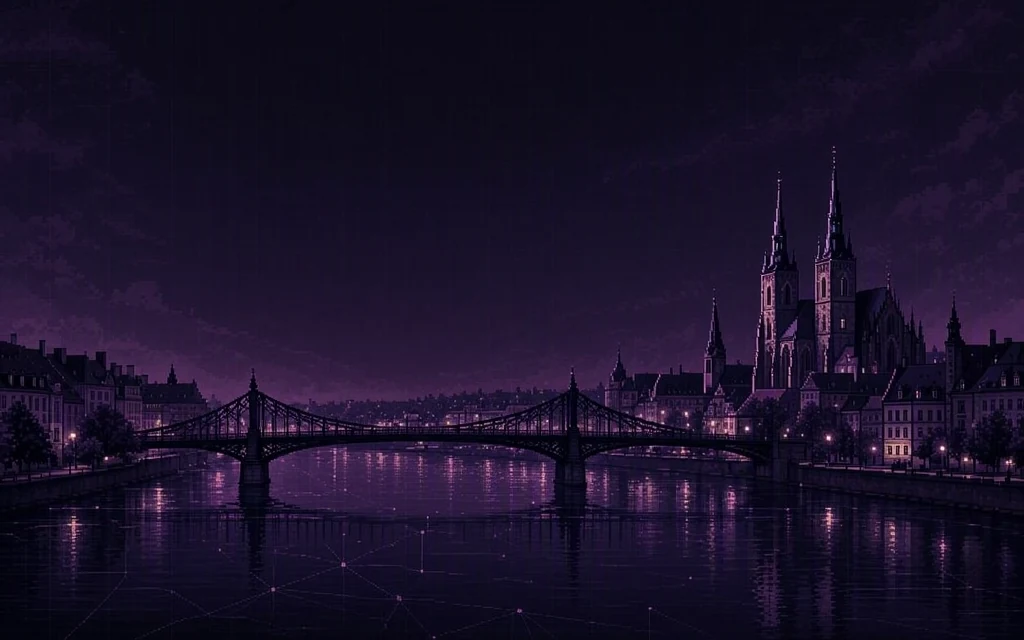
#> input picture assets/images/home-wroclaw.webp, 1024 x 640 px
$ python generate_og_image.py
#> lines starting #> are read from the running program, lines starting #| are printed output that depends on the picture
### office/generate_meetup_banner.py
"""Render a Meetup banner with one speaker and a three-person panel."""

import argparse
import datetime
import re
from pathlib import Path

import yaml
from PIL import Image, ImageChops, ImageDraw, ImageFont, ImageOps


ROOT = Path(__file__).resolve().parent.parent
SCALE = 2
SIZE = (1200, 675)
WHITE = "#FFFFFF"
MUTED = "#E0CBED"
ACCENT = "#B575DD"
FONT_DIR = Path("/System/Library/Fonts/Supplemental")
PORTRAIT_CROPS = {
    "piotr-gankiewicz": (0.10, 0, 0.90, 0.80),
    "lukasz-olbromski": (0.125, 0, 0.825, 0.70),
    "lukasz-pyrzyk": (0.10, 0, 0.80, 0.70),
}


def load_yaml(path):
    return yaml.safe_load(path.read_text(encoding="utf-8"))


def local_image(path):
    source = ROOT / path.lstrip("/")
    with Image.open(source) as image:
        return ImageOps.exif_transpose(image).convert("RGBA")


def banner_logo():
    logo = local_image("/assets/images/logo.png")
    mask_scale = 8
    mask = Image.new("L", (logo.width * mask_scale, logo.height * mask_scale), 0)
    # The source's outermost pixels contain a white matte; trim only that rim.
    bounds = tuple(value * mask_scale for value in (2, 2, logo.width - 3, logo.height - 3))
    ImageDraw.Draw(mask).ellipse(bounds, fill=255)
    mask = mask.resize(logo.size, Image.Resampling.BOX)
    logo.putalpha(ImageChops.multiply(logo.getchannel("A"), mask))
    return logo


# [141 lines left out: function render, not called in this run]


# [7 lines that do not run on import are left out]

### office/generate_og_image.py
"""Render the default share image (og:image) for pages without their own banner."""

import argparse
from pathlib import Path

from PIL import Image, ImageDraw, ImageFilter, ImageFont, ImageOps

from generate_meetup_banner import ROOT, banner_logo


SCALE = 2
SIZE = (1200, 630)
WHITE = "#FFFFFF"
MUTED = "#E0CBED"
ACCENT = "#B575DD"
LINE = "#7542AA"
DARK = (16, 9, 35)
# macOS (as in generate_meetup_banner.py) first, then Windows.
FONTS = (
    (Path("/System/Library/Fonts/Supplemental"), "Arial.ttf", "Arial Bold.ttf"),
    (Path("C:/Windows/Fonts"), "arial.ttf", "arialbd.ttf"),
)
# WhatsApp and some other previews crop the image to a centred square,
# so everything that matters has to fit in the middle 630 px.
SQUARE = SIZE[1]


def font(size, bold=False):
    for directory, regular, heavy in FONTS:
        path = directory / (heavy if bold else regular)
        if path.exists():
            return ImageFont.truetype(str(path), size * SCALE)
    raise FileNotFoundError("Arial / Arial Bold not found")


def render(background_path, output_path):
    with Image.open(background_path) as background:
#> background is the input picture: PIL image 1024x640 RGB; mean R, G, B 25.9, 17.1, 41.4
        canvas = ImageOps.fit(
            ImageOps.exif_transpose(background).convert("RGB"),
            (SIZE[0] * SCALE, SIZE[1] * SCALE),
            Image.Resampling.LANCZOS,
            centering=(0.5, 0.75),
        ).convert("RGBA")
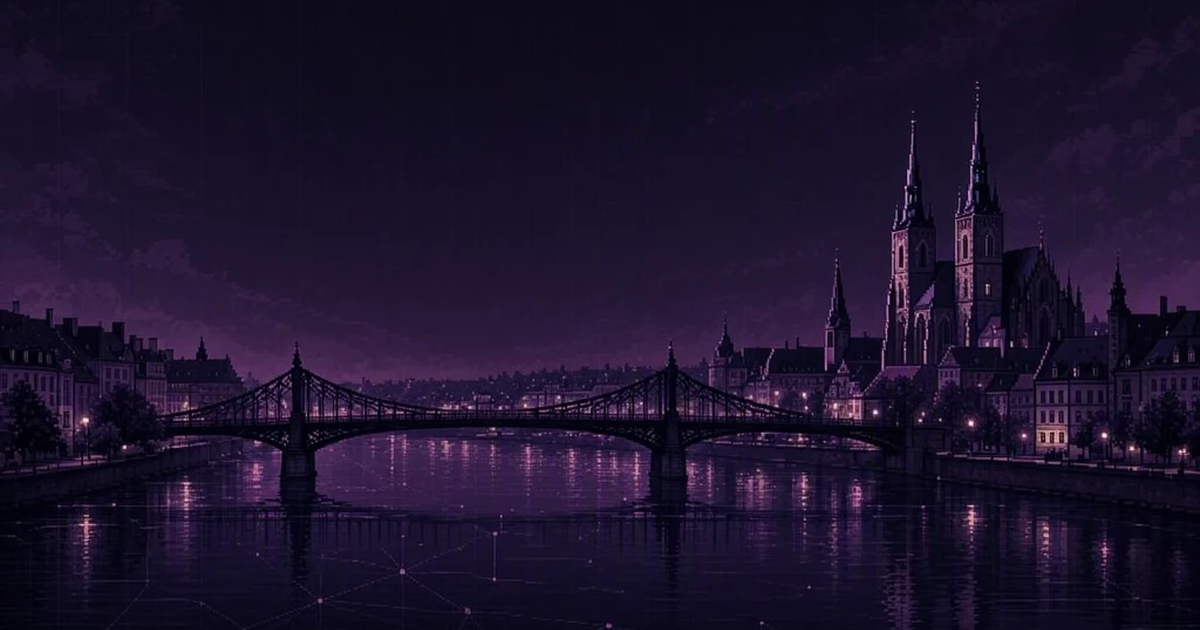
#> canvas: PIL image 2400x1260 RGBA (shown at 1/2 size); mean R, G, B, A 28.3, 18.5, 44.3, 255
    canvas = Image.alpha_composite(canvas, Image.new("RGBA", canvas.size, (*DARK, 110)))
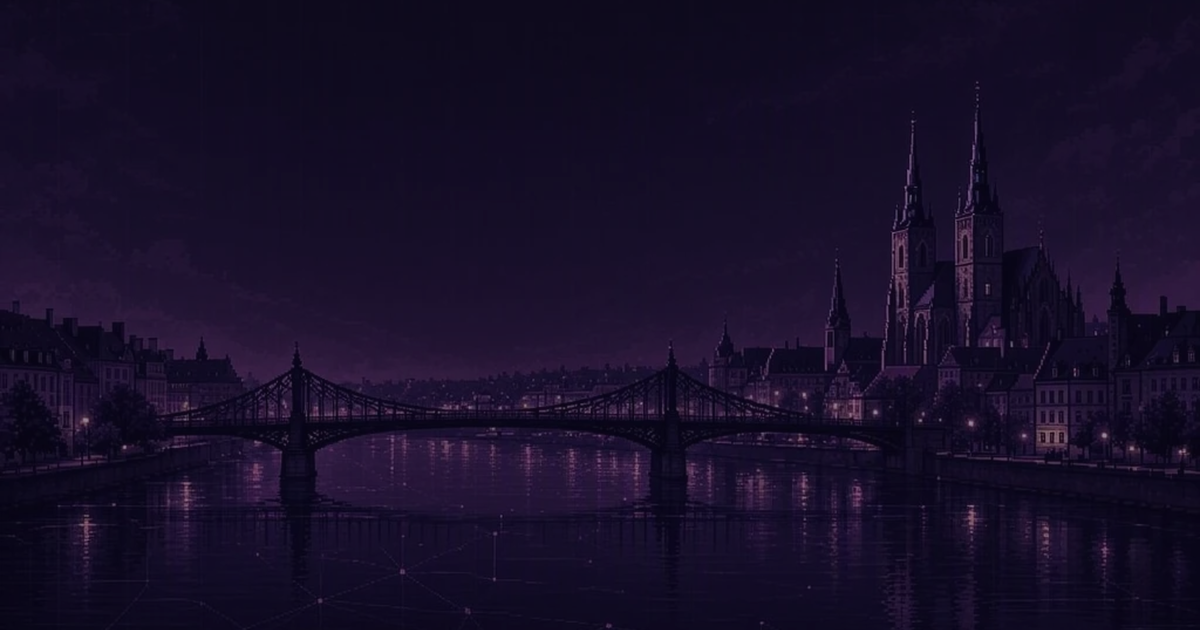
#> canvas: PIL image 2400x1260 RGBA (shown at 1/2 size); mean R, G, B, A 23, 14.4, 40.3, 255

    # Soft dark patch behind the text, so the bridge does not run through it.
    shade = Image.new("RGBA", canvas.size, (0, 0, 0, 0))
#> shade: PIL image 2400x1260 RGBA; every value is 0
    ImageDraw.Draw(shade).ellipse((260 * SCALE, 250 * SCALE, 940 * SCALE, 620 * SCALE), fill=(*DARK, 170))
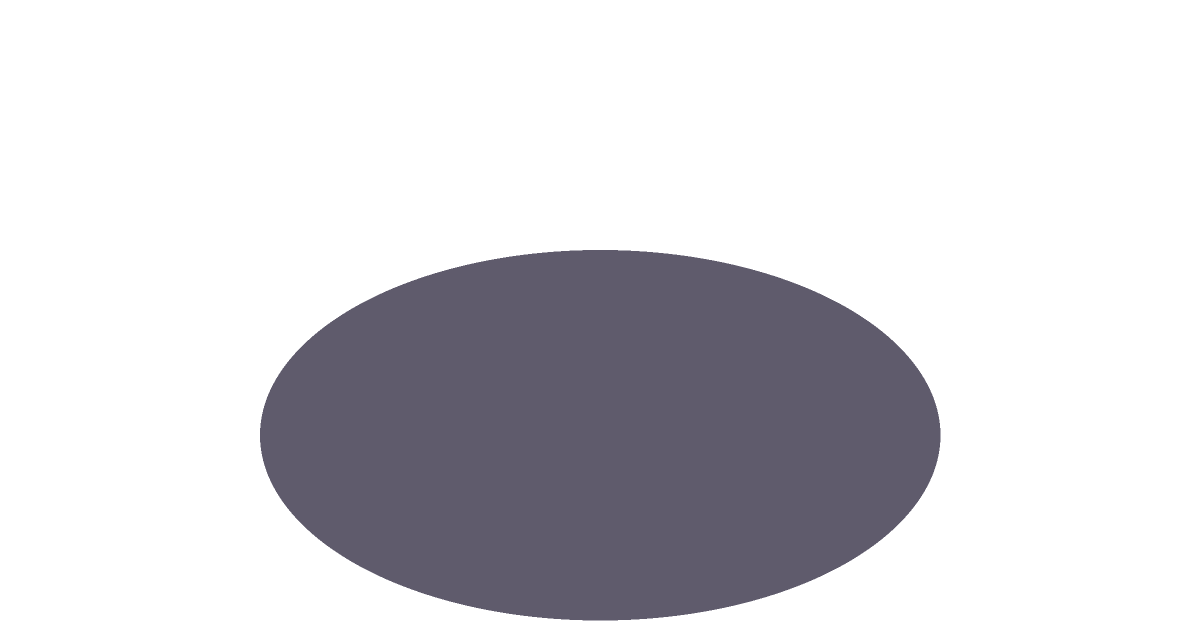
#> shade: PIL image 2400x1260 RGBA (shown at 1/2 size); mean R, G, B, A 4.2, 2.4, 9.2, 44.5; transparent parts drawn white
    canvas = Image.alpha_composite(canvas, shade.filter(ImageFilter.GaussianBlur(60 * SCALE)))

    logo_size, logo_top = 210, 62
    left = (SIZE[0] - logo_size) / 2
    glow = Image.new("RGBA", canvas.size, (0, 0, 0, 0))
    ImageDraw.Draw(glow).ellipse(
        ((left - 14) * SCALE, (logo_top - 14) * SCALE, (left + logo_size + 14) * SCALE, (logo_top + logo_size + 14) * SCALE),
        fill=(181, 117, 221, 110),
    )
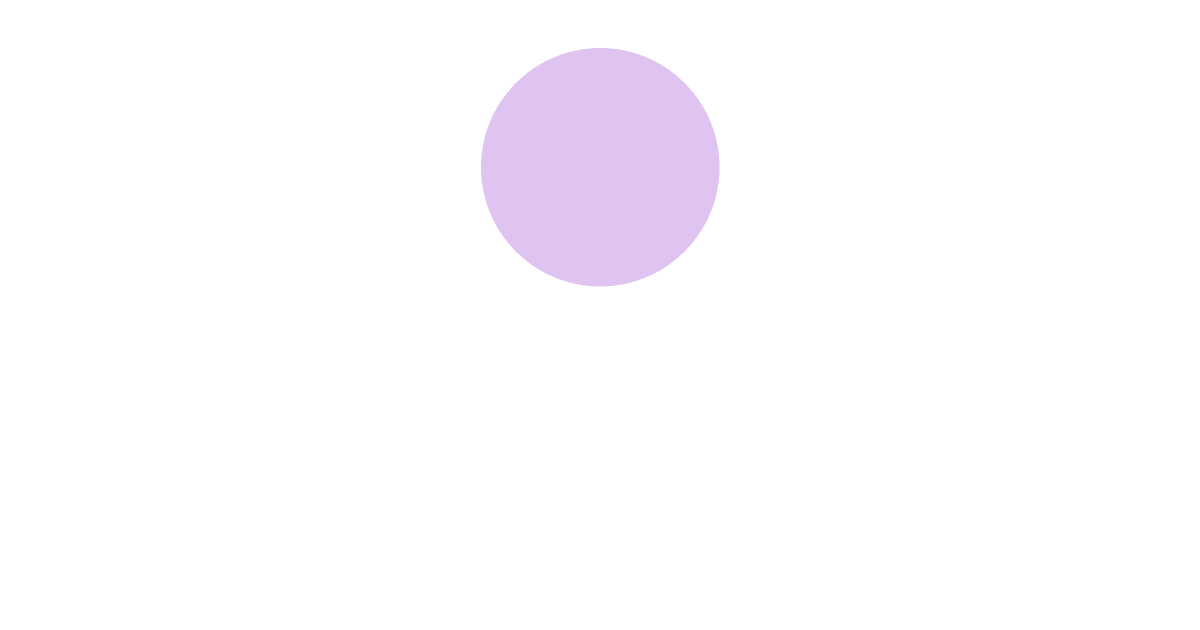
#> glow: PIL image 2400x1260 RGBA (shown at 1/2 size); mean R, G, B, A 10.7, 6.9, 13.1, 6.5; transparent parts drawn white
    canvas = Image.alpha_composite(canvas, glow.filter(ImageFilter.GaussianBlur(22 * SCALE)))
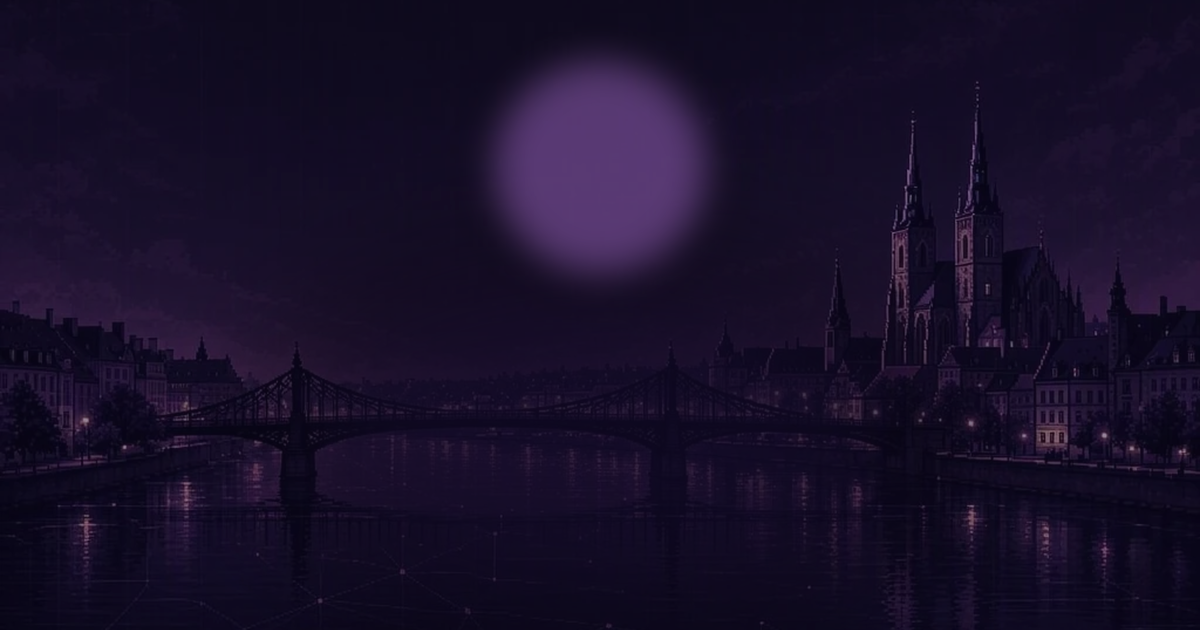
#> canvas: PIL image 2400x1260 RGBA (shown at 1/2 size); mean R, G, B, A 23.5, 14.8, 40.6, 255
    logo = banner_logo().resize((logo_size * SCALE, logo_size * SCALE), Image.Resampling.LANCZOS)
    canvas.alpha_composite(logo, (round(left * SCALE), logo_top * SCALE))

    draw = ImageDraw.Draw(canvas)

    def centred(value, y, size, fill=WHITE, bold=False):
        face = font(size, bold)
        width = draw.textlength(value, font=face) / SCALE
        if width > SQUARE - 60:
            raise ValueError(f"Text does not fit the square crop: {value}")
        draw.text(((SIZE[0] - width) / 2 * SCALE, y * SCALE), value, font=face, fill=fill, anchor="lt")

    centred("Wroc.NET", 300, 84, bold=True)
    centred("Wrocławska Grupa .NET", 398, 36, MUTED)
    draw.line(((SIZE[0] / 2 - 150) * SCALE, 462 * SCALE, (SIZE[0] / 2 + 150) * SCALE, 462 * SCALE), fill=LINE, width=2 * SCALE)
    centred("Otwarte, bezpłatne spotkania od 2007 roku", 484, 28, MUTED)
    centred("wrocnet.org", 548, 26, ACCENT, bold=True)

    output_path.parent.mkdir(parents=True, exist_ok=True)
    canvas.convert("RGB").resize(SIZE, Image.Resampling.LANCZOS).save(
        output_path, format="JPEG", quality=92, subsampling=0, optimize=True
    )
    print(f"Saved {output_path} ({SIZE[0]}x{SIZE[1]}, JPEG RGB)")


if __name__ == "__main__":
    parser = argparse.ArgumentParser(description=__doc__)
    parser.add_argument("--background", type=Path, default=ROOT / "assets/images/home-wroclaw.webp")
    parser.add_argument("--output", type=Path, default=ROOT / "assets/images/og-default.jpg")
    args = parser.parse_args()
#> (the run stopped early here; a loop or call above may not have finished)
